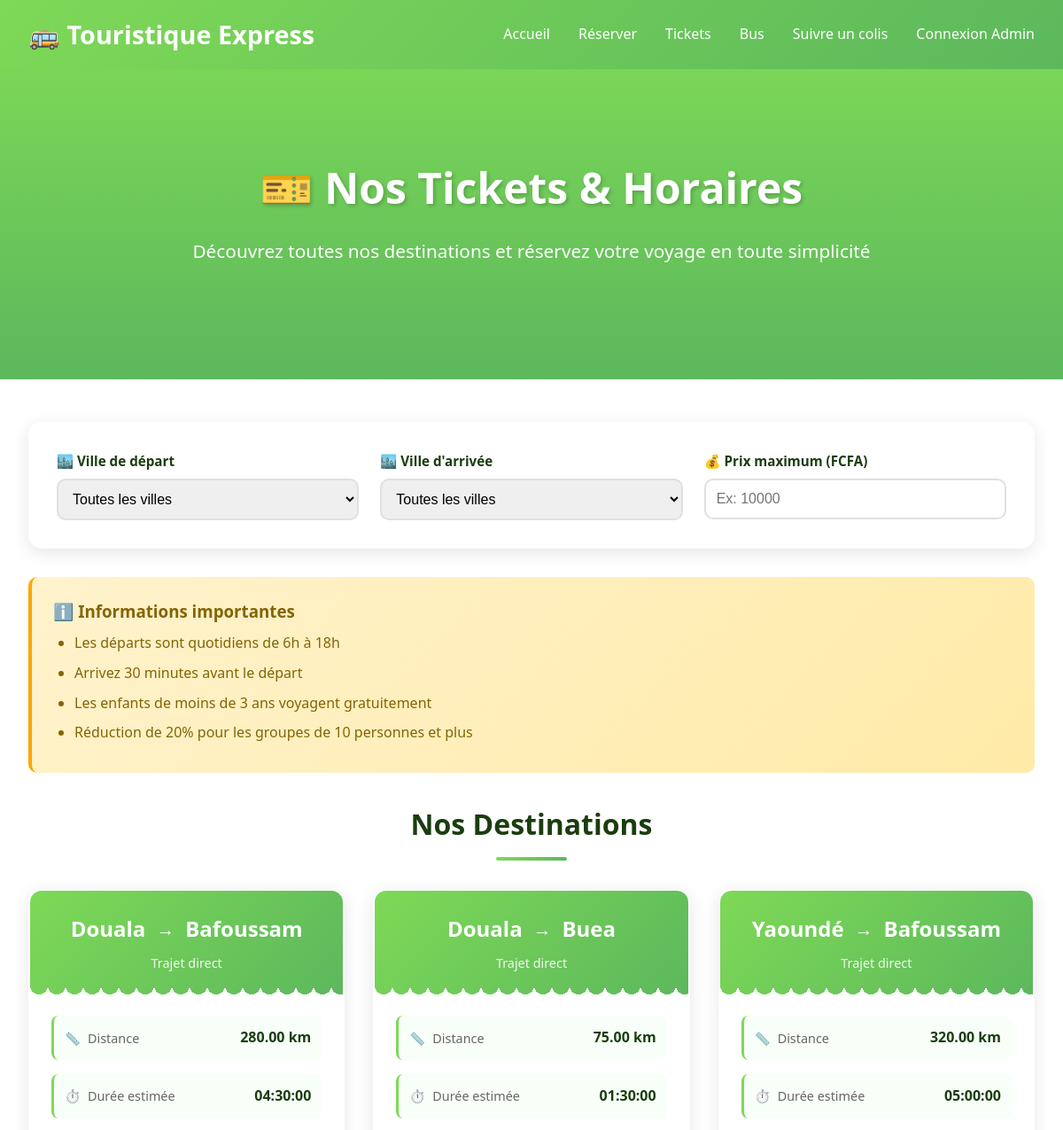
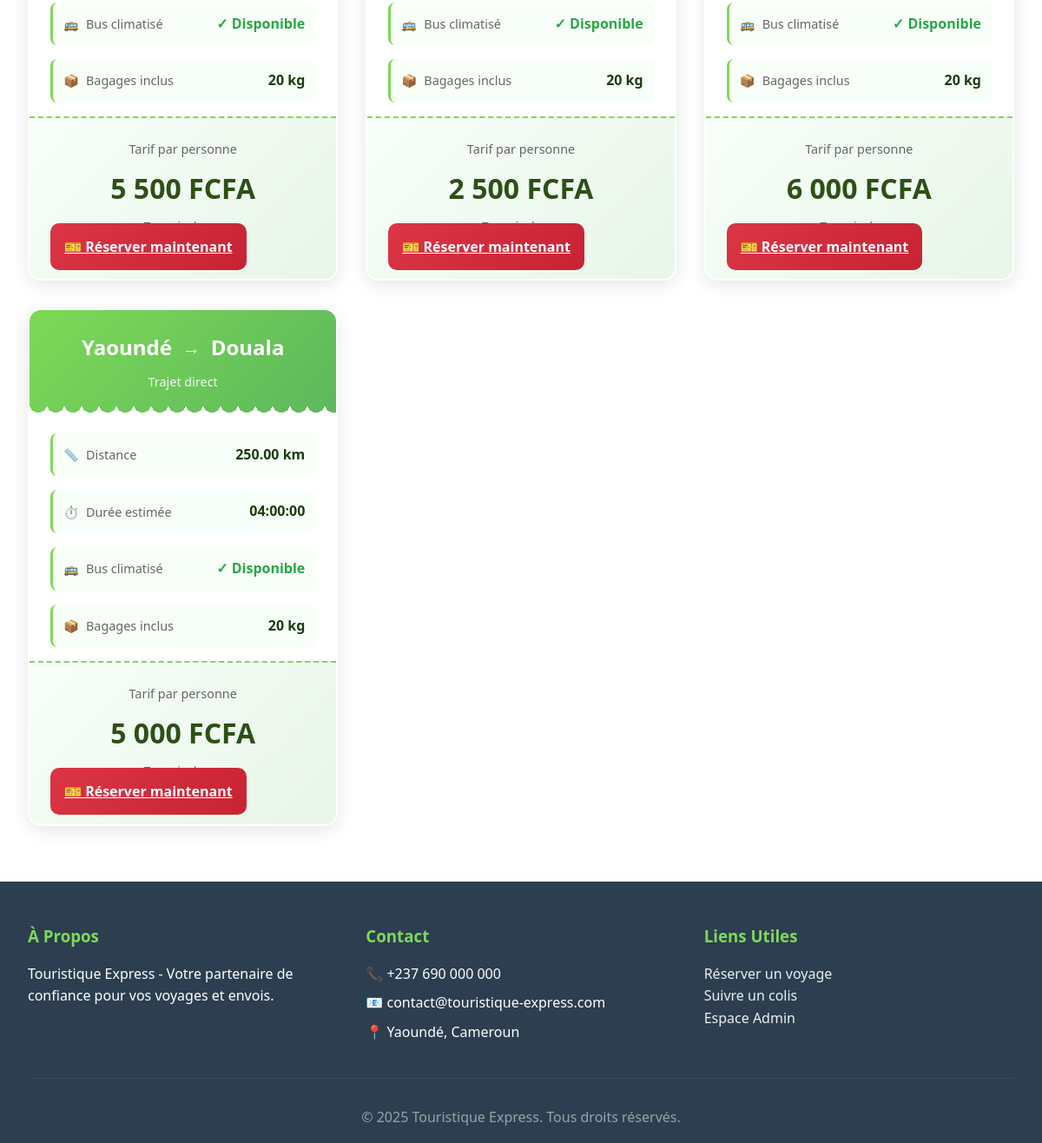
The page /client_ticket.php on the database its author committed (2 pictures, top to bottom).
### tables this page shows
CREATE TABLE itineraires (
    id_itineraire INT AUTO_INCREMENT PRIMARY KEY,
    ville_depart VARCHAR(100) NOT NULL,
    ville_arrivee VARCHAR(100) NOT NULL,
    distance_km DECIMAL(10,2),
    duree_estimee TIME,
    prix_base DECIMAL(10,2) NOT NULL
);

### client_ticket.php (the view, shortened to what this page needs)
<?php
$conn = getDBConnection();
$itineraires = $conn->query("SELECT * FROM itineraires ORDER BY ville_depart, ville_arrivee")->fetchAll(PDO::FETCH_ASSOC);
?>
<!DOCTYPE html>
<html lang="fr">
<head>
</head>
<body>
    <header>
        <nav>
            <a href="index.php" class="logo">
                <span>🚌</span>
                <span><?php echo APP_NAME; ?></span>
            </a>
            <ul>
                <li><a href="index.php">Accueil</a></li>
                <li><a href="client_reservation.php">Réserver</a></li>
                <li><a href="client_ticket.php">Tickets</a></li>
                <li><a href="client_bus.php">Bus</a></li>
                <li><a href="client_suivi.php">Suivre un colis</a></li>
                <li><a href="login.php">Connexion Admin</a></li>
            </ul>
        </nav>
    </header>
    <section class="hero">
        <h1>🎫 Nos Tickets & Horaires</h1>
        <p>Découvrez toutes nos destinations et réservez votre voyage en toute simplicité</p>
    </section>
    <div class="container">
        <div class="filter-section">
            <div class="filter-grid">
                <div class="filter-group">
                    <label>🏙️ Ville de départ</label>
                    <select id="departFilter" onchange="filterTickets()">
                        <option value="">Toutes les villes</option>
                    </select>
                </div>
                <div class="filter-group">
                    <label>🏙️ Ville d'arrivée</label>
                    <select id="arriveeFilter" onchange="filterTickets()">
                        <option value="">Toutes les villes</option>
                    </select>
                </div>
                <div class="filter-group">
                    <label>💰 Prix maximum (FCFA)</label>
                    <input type="number" id="prixFilter" placeholder="Ex: 10000" onchange="filterTickets()">
                </div>
            </div>
        </div>
        <div class="info-banner">
            <h3>ℹ️ Informations importantes</h3>
            <ul>
                <li>Les départs sont quotidiens de 6h à 18h</li>
                <li>Arrivez 30 minutes avant le départ</li>
                <li>Les enfants de moins de 3 ans voyagent gratuitement</li>
                <li>Réduction de 20% pour les groupes de 10 personnes et plus</li>
            </ul>
        </div>
        <h2 class="section-title">Nos Destinations</h2>
        <div class="tickets-grid" id="ticketsGrid">
            <?php foreach ($itineraires as $it): ?>
            <div class="ticket-card"
                 data-depart="<?php echo $it['ville_depart']; ?>"
                 data-arrivee="<?php echo $it['ville_arrivee']; ?>"
                 data-prix="<?php echo $it['prix_base']; ?>">
                <div class="ticket-header">
                    <div class="route">
                        <span><?php echo htmlspecialchars($it['ville_depart']); ?></span>
                        <span class="route-arrow">→</span>
                        <span><?php echo htmlspecialchars($it['ville_arrivee']); ?></span>
                    </div>
                    <div style="font-size: 0.9rem; opacity: 0.9;">Trajet direct</div>
                </div>
                <div class="ticket-body">
                    <div class="ticket-info">
                        <div class="info-row">
                            <span class="info-label">
                                <span>📏</span>
                                <span>Distance</span>
                            </span>
                            <span class="info-value"><?php echo $it['distance_km']; ?> km</span>
                        </div>
                        <div class="info-row">
                            <span class="info-label">
                                <span>⏱️</span>
                                <span>Durée estimée</span>
                            </span>
                            <span class="info-value"><?php echo $it['duree_estimee']; ?></span>
                        </div>
                        <div class="info-row">
                            <span class="info-label">
                                <span>🚌</span>
                                <span>Bus climatisé</span>
                            </span>
                            <span class="info-value" style="color: #28a745;">✓ Disponible</span>
                        </div>
                        <div class="info-row">
                            <span class="info-label">
                                <span>📦</span>
                                <span>Bagages inclus</span>
                            </span>
                            <span class="info-value">20 kg</span>
                        </div>
                    </div>
                    <div class="price-section">
                        <div class="price-label">Tarif par personne</div>
                        <div class="price"><?php echo number_format($it['prix_base'], 0, ',', ' '); ?> FCFA</div>
                        <div class="price-subtext">Taxes incluses</div>
                        <a href="client_reservation.php" class="btn-reserve">
                            🎫 Réserver maintenant
                        </a>
                    </div>
                </div>
            </div>
            <?php endforeach; ?>
        </div>
    </div>
    <footer>
        <div class="footer-content">
            <div class="footer-section">
                <h3>À Propos</h3>
                <p><?php echo APP_NAME; ?> - Votre partenaire de confiance pour vos voyages et envois.</p>
            </div>
            <div class="footer-section">
                <h3>Contact</h3>
                <p>📞 <?php echo APP_PHONE; ?></p>
                <p>📧 <?php echo APP_EMAIL; ?></p>
                <p>📍 <?php echo APP_ADDRESS; ?></p>
            </div>
            <div class="footer-section">
                <h3>Liens Utiles</h3>
                <ul>
                    <li><a href="client_reservation.php">Réserver un voyage</a></li>
                    <li><a href="client_suivi.php">Suivre un colis</a></li>
                    <li><a href="login.php">Espace Admin</a></li>
                </ul>
            </div>
        </div>
        <div class="footer-bottom">
            <p>&copy; 2025 <?php echo APP_NAME; ?>. Tous droits réservés.</p>
        </div>
    </footer>
</body>
</html>

### rows shown on the page
itineraires: ville_depart "Douala", ville_arrivee "Bafoussam", distance_km "280.00", duree_estimee "04:30:00", prix_base "5 500"
itineraires: ville_depart "Douala", ville_arrivee "Buea", distance_km "75.00", duree_estimee "01:30:00", prix_base "2 500"
itineraires: ville_depart "Yaoundé", ville_arrivee "Bafoussam", distance_km "320.00", duree_estimee "05:00:00", prix_base "6 000"
itineraires: ville_depart "Yaoundé", ville_arrivee "Douala", distance_km "250.00", duree_estimee "04:00:00", prix_base "5 000"

### other values the page prints
APP_NAME "Touristique Express"
APP_PHONE "+237 690 000 000"
APP_EMAIL "contact@touristique-express.com"
APP_ADDRESS "Yaoundé, Cameroun"
